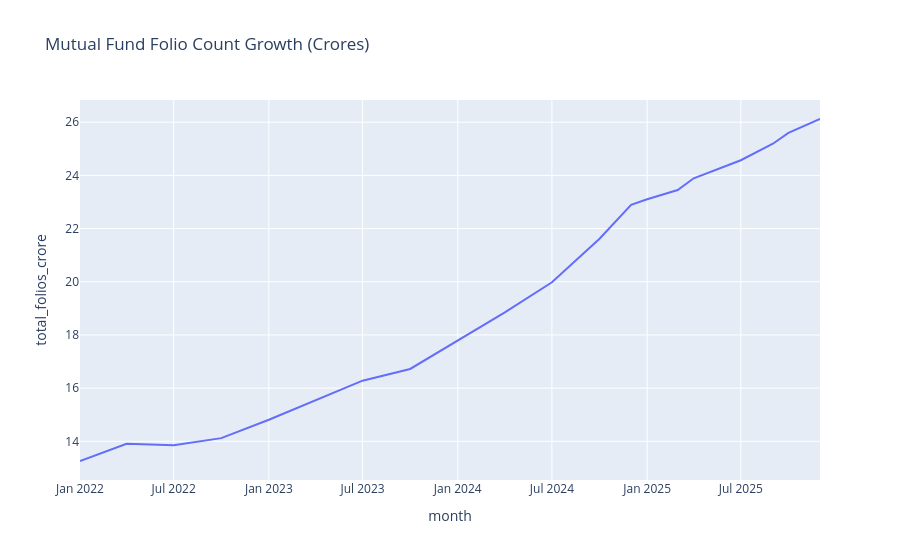

Write notebook code for a chart like this one.
### Markdown cell above
### 7. Folio Count Growth

### Code cell
folio_path = os.path.join(DATA_DIR, 'cleaned_industry_folio_count.csv')
if os.path.exists(folio_path):
    df_folio = pd.read_csv(folio_path)
    df_folio['month'] = pd.to_datetime(df_folio['month'])
    fig = px.line(df_folio, x='month', y='total_folios_crore', title='Mutual Fund Folio Count Growth (Crores)')
    fig.show()

### Figure 1 — Plotly figure (JSON) as saved in the notebook; plotly's stock layout.template omitted (floating-point values rounded to 4 significant figures)
{"data": [{"hovertemplate": "month=%{x}<br>total_folios_crore=%{y}<extra></extra>", "legendgroup": "", "line": {"color": "#636efa", "dash": "solid"}, "marker": {"symbol": "circle"}, "mode": "lines", "name": "", "orientation": "v", "showlegend": false, "type": "scatter", "x": ["2022-01-01T00:00:00.000000", "2022-04-01T00:00:00.000000", "2022-07-01T00:00:00.000000", "2022-10-01T00:00:00.000000", "2023-01-01T00:00:00.000000", "2023-04-01T00:00:00.000000", "2023-07-01T00:00:00.000000", "2023-10-01T00:00:00.000000", "2024-01-01T00:00:00.000000", "2024-04-01T00:00:00.000000", "2024-07-01T00:00:00.000000", "2024-10-01T00:00:00.000000", "2024-12-01T00:00:00.000000", "2025-01-01T00:00:00.000000", "2025-03-01T00:00:00.000000", "2025-04-01T00:00:00.000000", "2025-07-01T00:00:00.000000", "2025-08-01T00:00:00.000000", "2025-09-01T00:00:00.000000", "2025-10-01T00:00:00.000000", "2025-12-01T00:00:00.000000"], "xaxis": "x", "y": [13.26, 13.91, 13.85, 14.12, 14.81, 15.54, 16.28, 16.72, 17.78, 18.85, 19.98, 21.62, 22.89, 23.1, 23.45, 23.89, 24.57, 24.89, 25.19, 25.6, 26.12], "yaxis": "y"}], "layout": {"legend": {"tracegroupgap": 0}, "title": {"text": "Mutual Fund Folio Count Growth (Crores)"}, "xaxis": {"anchor": "y", "domain": [0, 1], "title": {"text": "month"}}, "yaxis": {"anchor": "x", "domain": [0, 1], "title": {"text": "total_folios_crore"}}}}
